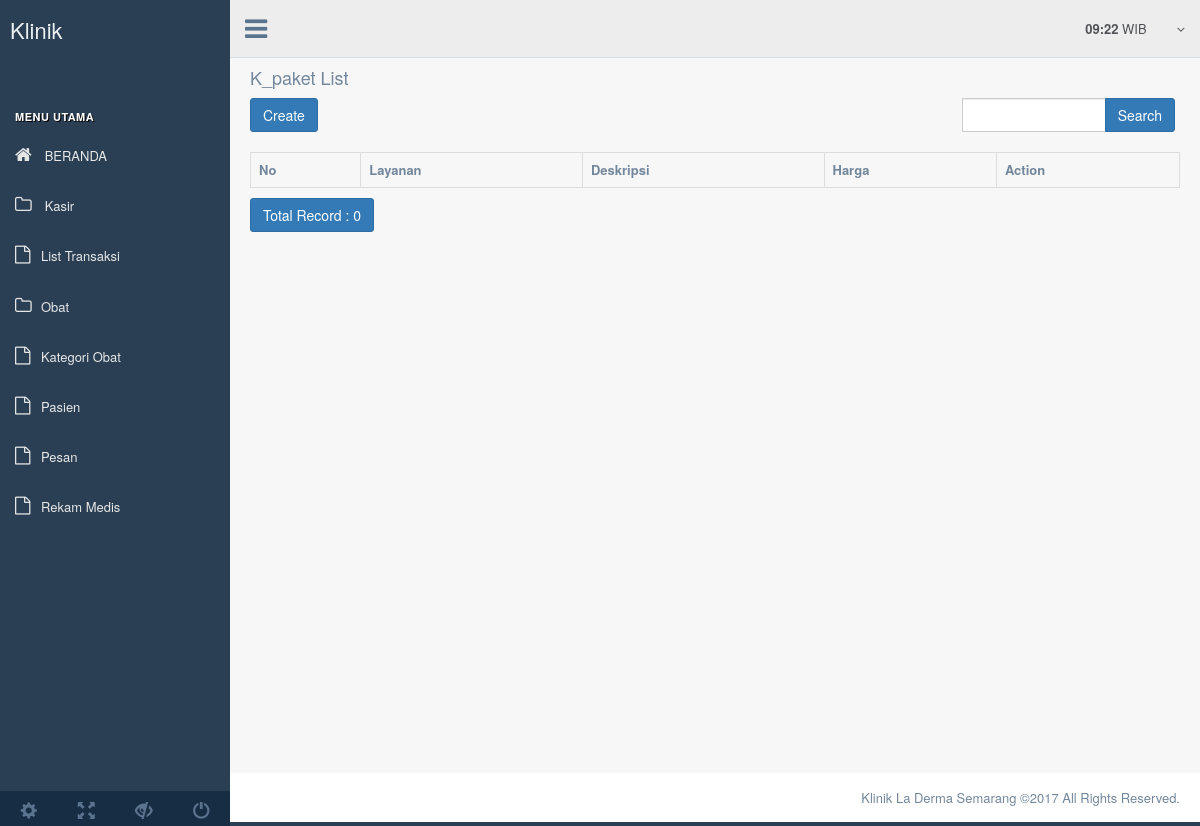
Page /index.php/k_paket on the earlier database version.
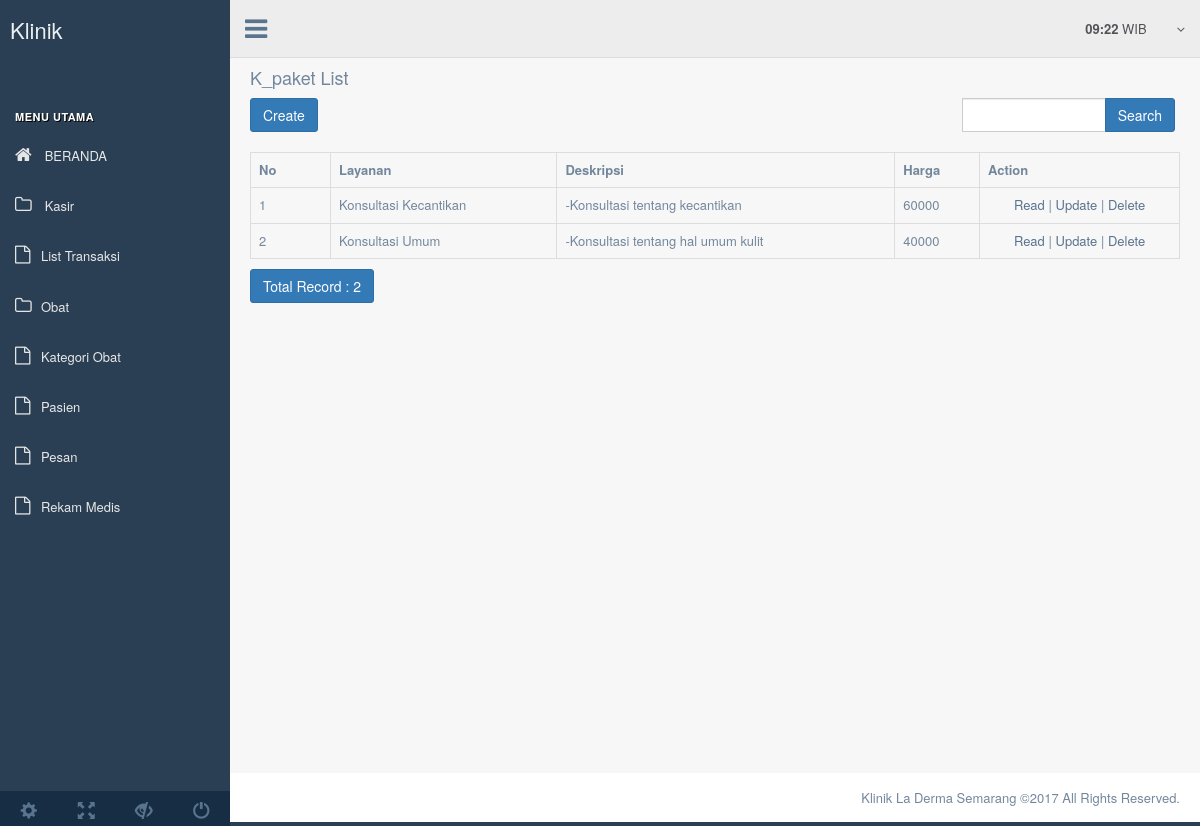
Same page on the later database version.
### tables this page shows
CREATE TABLE `informasi` (
  `id` int(1) NOT NULL,
  `nama_klinik` varchar(100) NOT NULL,
  `favicon` text NOT NULL,
  `logo` text NOT NULL,
  `ijin_klinik` text NOT NULL
);

CREATE TABLE `k_paket` (
  `id_paket` int(3) NOT NULL,
  `layanan` varchar(120) NOT NULL,
  `deskripsi` longtext NOT NULL,
  `harga` longtext NOT NULL
);

### application/libraries/Template.php (called while the page is built)
<?php if ( ! defined('BASEPATH')) exit('No direct script access allowed');
class Template {
		var $template_data = array();
		function set($name, $value)
		{
			$this->template_data[$name] = $value;
		}
		function load($template = '', $view = '' , $view_data = array(), $return = FALSE)
		{
			$this->CI =& get_instance();
			$this->set('contents', $this->CI->load->view($view, $view_data, TRUE));
			return $this->CI->load->view($template, $this->template_data, $return);
		}
}

### application/controllers/K_paket.php (called while the page is built, shortened)
<?php
class K_paket extends CI_Controller
{
    public function index()
    {
        $q = urldecode($this->input->get('q', TRUE));
        $start = intval($this->input->get('start'));
        if ($q <> '') {
            $config['base_url'] = base_url() . 'k_paket/index.html?q=' . urlencode($q);
            $config['first_url'] = base_url() . 'k_paket/index.html?q=' . urlencode($q);
        } else {
            $config['base_url'] = base_url() . 'k_paket/index.html';
            $config['first_url'] = base_url() . 'k_paket/index.html';
        }
        $config['per_page'] = 10;
        $config['page_query_string'] = TRUE;
        $config['total_rows'] = $this->K_paket_model->total_rows($q);
        $k_paket = $this->K_paket_model->get_limit_data($config['per_page'], $start, $q);
        $this->pagination->initialize($config);
        $data = array(
            'k_paket_data' => $k_paket,
            'q' => $q,
            'pagination' => $this->pagination->create_links(),
            'total_rows' => $config['total_rows'],
            'start' => $start,
        );
        $this->template->load('template','k_paket_list', $data);
    }
}

### index.php (called while the page is built, shortened)
<?php
require_once BASEPATH.'core/CodeIgniter.php';

### application/libraries/Informasi.php (called while the page is built, shortened)
<?php
class Informasi
{
    protected $CI;
    public function __construct(){
        $this->CI=& get_instance();
    }
    public function web(){
        $data=$this->CI->db->query("SELECT * FROM informasi");
        if($data->num_rows()==1){
            $hasil= $data->row_array();
            $hasil['name']= $hasil['nama_klinik'];
            $hasil['fav']=$hasil['favicon'];
            $hasil['logo']= $hasil['logo'];
            $hasil['ijin']=$hasil['ijin_klinik'];
            return $hasil;
        }
    }
}

### application/config/config.php (called while the page is built, shortened)
<?php
$config['base_url'] = 'http://localhost/la-derma/';
$config['index_page'] = 'index.php';
$config['uri_protocol']	= 'REQUEST_URI';
$config['url_suffix'] = '';
$config['language']	= 'english';
$config['charset'] = 'UTF-8';
$config['enable_hooks'] = FALSE;
$config['subclass_prefix'] = 'MY_';
$config['composer_autoload'] = FALSE;
$config['permitted_uri_chars'] = 'a-z 0-9~%.:_\-';
$config['allow_get_array'] = TRUE;
$config['enable_query_strings'] = FALSE;
$config['controller_trigger'] = 'c';
$config['function_trigger'] = 'm';
$config['directory_trigger'] = 'd';
$config['log_threshold'] = 0;
$config['log_path'] = '';
$config['log_file_extension'] = '';
$config['log_file_permissions'] = 0644;
$config['log_date_format'] = 'Y-m-d H:i:s';
$config['error_views_path'] = '';
$config['cache_path'] = '';
$config['cache_query_string'] = FALSE;
$config['encryption_key'] = '';
$config['sess_driver'] = 'files';
$config['sess_cookie_name'] = 'ci_session';
$config['sess_expiration'] = 7200;
$config['sess_save_path'] = NULL;
$config['sess_match_ip'] = FALSE;
$config['sess_time_to_update'] = 300;
$config['sess_regenerate_destroy'] = FALSE;
$config['cookie_prefix']	= '';
$config['cookie_domain']	= '';
$config['cookie_path']		= '/';
$config['cookie_secure']	= FALSE;
$config['cookie_httponly'] 	= FALSE;
$config['standardize_newlines'] = FALSE;
$config['global_xss_filtering'] = FALSE;
$config['csrf_protection'] = FALSE;
$config['csrf_token_name'] = 'csrf_test_name';
$config['csrf_cookie_name'] = 'csrf_cookie_name';
$config['csrf_expire'] = 7200;
$config['csrf_regenerate'] = TRUE;
$config['csrf_exclude_uris'] = array();
$config['compress_output'] = FALSE;
$config['time_reference'] = 'local';
$config['rewrite_short_tags'] = FALSE;
$config['proxy_ips'] = '';

### application/config/ion_auth.php (called while the page is built, shortened)
<?php  if ( ! defined('BASEPATH')) exit('No direct script access allowed');
$config['tables']['users']           = 'users';
$config['tables']['groups']          = 'groups';
$config['tables']['users_groups']    = 'users_groups';
$config['tables']['login_attempts']  = 'login_attempts';
$config['join']['users']  = 'user_id';
$config['join']['groups'] = 'group_id';
$config['hash_method']    = 'bcrypt';
$config['default_rounds'] = 8;
$config['random_rounds']  = FALSE;
$config['min_rounds']     = 5;
$config['max_rounds']     = 9;
$config['salt_prefix']    = version_compare(PHP_VERSION, '5.3.7', '<') ? '$2a$' : '$2y$';

### application/models/K_paket_model.php (called while the page is built, shortened)
<?php
class K_paket_model extends CI_Model
{
    public $table = 'k_paket';
    public $id = 'id_paket';
    public $order = 'DESC';
    function total_rows($q = NULL) {
        $this->db->like('id_paket', $q);
	$this->db->or_like('layanan', $q);
	$this->db->or_like('deskripsi', $q);
	$this->db->or_like('harga', $q);
	$this->db->from($this->table);
        return $this->db->count_all_results();
    }
    function get_limit_data($limit, $start = 0, $q = NULL) {
        $this->db->order_by($this->id, $this->order);
        $this->db->like('id_paket', $q);
	$this->db->or_like('layanan', $q);
	$this->db->or_like('deskripsi', $q);
	$this->db->or_like('harga', $q);
	$this->db->limit($limit, $start);
        return $this->db->get($this->table)->result();
    }
}

### application/views/k_paket_list.php (the view, shortened to what this page needs)
<section class='content'>
<h2 style="margin-top:0px">K_paket List</h2>
        <div class="row" style="margin-bottom: 10px">
            <div class="col-md-4">
                <?php echo anchor(site_url('k_paket/create'),'Create', 'class="btn btn-primary"'); ?>
            </div>
            <div class="col-md-4 text-center">
            </div>
            <div class="col-md-1 text-right">
            </div>
            <div class="col-md-3 text-right">
                <form action="<?php echo site_url('k_paket/index'); ?>" class="form-inline" method="get">
                    <div class="input-group">
                        <input type="text" class="form-control" name="q" value="<?php echo $q; ?>">
                        <span class="input-group-btn">
                          <button class="btn btn-primary" type="submit">Search</button>
                        </span>
                    </div>
                </form>
            </div>
        </div>
        <table class="table table-bordered" style="margin-bottom: 10px">
            <tr>
                <th>No</th>
		<th>Layanan</th>
		<th>Deskripsi</th>
		<th>Harga</th>
		<th>Action</th>
            </tr><?php
            foreach ($k_paket_data as $k_paket)
            {
                ?>
                <tr>
			<td width="80px"><?php echo ++$start ?></td>
			<td><?php echo $k_paket->layanan ?></td>
			<td><?php echo $k_paket->deskripsi ?></td>
			<td><?php echo $k_paket->harga ?></td>
			<td style="text-align:center" width="200px">
				<?php
				echo anchor(site_url('k_paket/read/'.$k_paket->id_paket),'Read');
				echo ' | ';
				echo anchor(site_url('k_paket/update/'.$k_paket->id_paket),'Update');
				echo ' | ';
				echo anchor(site_url('k_paket/delete/'.$k_paket->id_paket),'Delete','onclick="javasciprt: return confirm(\'Are You Sure ?\')"');
				?>
			</td>
		</tr>
                <?php
            }
            ?>
        </table>
        <div class="row">
            <div class="col-md-6">
                <a href="#" class="btn btn-primary">Total Record : <?php echo $total_rows ?></a>
	    </div>
            <div class="col-md-6 text-right">
            </div>
        </div>
        </section>

### application/views/template.php (shortened to what this page needs)
<!DOCTYPE html>
<?php $informasi = $this->informasi->web(); ?>
<html lang="en">
  <head>
    <link href="<?php echo base_url() ?>template/vendors/bootstrap/dist/css/bootstrap.min.css" rel="stylesheet">
    <link href="<?php echo base_url() ?>template/vendors/font-awesome/css/font-awesome.min.css" rel="stylesheet">
    <link href="<?php echo base_url() ?>template/build/css/custom.min.css" rel="stylesheet">
  </head>
  <body class="nav-md">
    <div class="container body">
      <div class="main_container">
        <div class="col-md-3 left_col">
          <div class="left_col scroll-view">
            <div class="navbar nav_title" style="border: 0;">
              <a href="<?php echo base_url() ?>" class="site_title">
              <span>Klinik</span></a>
            </div>
            <div class="profile clearfix">
              <div class="profile_info">
              </div>
            </div>
            <br />
            <div id="sidebar-menu" class="main_menu_side hidden-print main_menu">
              <div class="menu_section">
                <h3>MENU UTAMA</h3>
                <ul class="nav side-menu">
                    <li><a href="<?= base_url('auth') ?>"><i class="fa fa-home"></i> BERANDA </a></li>
                        <li><a href="<?= base_url('c_kasir') ?>"><i class="fa fa-folder-o"></i> Kasir</a></li>
                        <li><a href="<?= base_url('c_kasir/tx_list') ?>"><i class="fa fa-file-o"></i>List Transaksi </a></li>
                        <li><a href="<?= base_url('k_obat') ?>"><i class="fa fa-folder-o"></i>Obat </a></li>
                        <li><a href="<?= base_url('Kategori_obat') ?>"><i class="fa fa-file-o"></i>Kategori Obat</a></li>
                        <li><a href="<?= base_url('pasien') ?>"><i class="fa fa-file-o"></i>Pasien </a></li>
                        <li><a href="<?= base_url('c_pesan') ?>"><i class="fa fa-file-o"></i>Pesan </a></li>
                        <li><a href="<?= base_url('k_rmedis') ?>"><i class="fa fa-file-o"></i>Rekam Medis </a></li>
                </ul>
              </div>
            </div>
            <div class="sidebar-footer hidden-small">
              <a data-toggle="tooltip" data-placement="top" title="Settings">
                <span class="glyphicon glyphicon-cog" aria-hidden="true"></span>
              </a>
              <a data-toggle="tooltip" data-placement="top" title="FullScreen">
                <span class="glyphicon glyphicon-fullscreen" aria-hidden="true"></span>
              </a>
              <a data-toggle="tooltip" data-placement="top" title="Lock">
                <span class="glyphicon glyphicon-eye-close" aria-hidden="true"></span>
              </a>
              <a data-toggle="tooltip" data-placement="top" title="Logout" href="<?= base_url('auth/logout') ?>">
                <span class="glyphicon glyphicon-off" aria-hidden="false"></span>
              </a>
            </div>
          </div>
        </div>
        <div class="top_nav">
          <div class="nav_menu">
            <nav>
              <div class="nav toggle">
                <a id="menu_toggle"><i class="fa fa-bars"></i></a>
              </div>
              <ul class="nav navbar-nav navbar-right">
                <li class="">
                  <a href="javascript:;" class="user-profile dropdown-toggle" data-toggle="dropdown" aria-expanded="false">
                    <span class="fa fa-angle-down"></span>
                  </a>
                </li>
                <li role="presentation" class="dropdown"><a href="javascript:;" class="dropdown-toggle info-number">
                    <b><?php date_default_timezone_set("Asia/Jakarta"); echo date("H:s"); ?></b> WIB
                  </a></li>
              </ul>
            </nav>
          </div>
        </div>
        <div class="right_col" role="main">
          <div class="">
                <?php
                echo $contents;
                ?>
                </div>
        </div>
        <footer>
          <div class="pull-right">
            <?= $informasi['name']; ?> ©<?= date("Y"); ?> All Rights Reserved.
          </div>
          <div class="clearfix"></div>
        </footer>
      </div>
    </div>
  </body>
</html>

Differences in the rows shown:
added k_paket: layanan "Konsultasi Kecantikan", deskripsi "-Konsultasi tentang kecantikan", harga "60000", id_paket "Read", id_paket "Update", id_paket "Delete"
added k_paket: layanan "Konsultasi Umum", deskripsi "-Konsultasi tentang hal umum kulit", harga "40000", id_paket "Read", id_paket "Update", id_paket "Delete"
Other differences:
$total_rows: "0" → "2"
